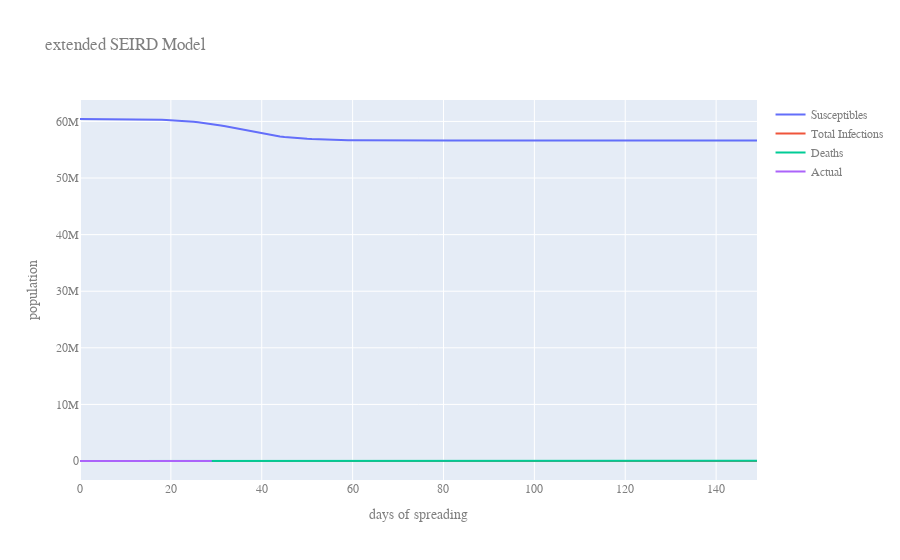

Notebook code cell kept with this figure:
### Markdown cell above
## SIR epidemic model

### Code cell
deaths_multiplier = 1
fit_range = (0, 30)
df = pd.read_csv('../data/dpc-covid19-ita-andamento-nazionale.csv').drop('stato',1)
N = populations['Italy']
y_fit = deaths_multiplier*df['deceduti'].iloc[fit_range[0]:fit_range[1]].values # variable to fit
D0 = deaths_multiplier*df['deceduti'].iloc[fit_range[0]]
I0 = df['totale_positivi'].iloc[fit_range[0]]
R0 = df['dimessi_guariti'].iloc[fit_range[0]]
S0 = N - I0 - R0 - D0 
time_range = 300
beta, gamma, theta = calibrate_SIR(
    y = y_fit,
    fit_range = fit_range,
    N = N,
    S0 = S0,
    I0 = I0,
    R0 = R0,
    D0 = D0,
    bounds= [
        (-90000, 90000), #beta
        (-90000, 90000),#gamma
        (-90000, 90000),#theta
       ],
    plot_range = 150,
    plot_output = ['S','I','D']
)

### Figure 1 — Plotly figure (JSON) as saved in the notebook; plotly's stock layout.template omitted (floating-point values rounded to 4 significant figures; data arrays with more than 128 entries replaced by an {"elided": "..."} marker saying what was removed)
{"data": [{"mode": "lines", "name": "Susceptibles", "type": "scatter", "x": {"elided": "150 int values"}, "y": {"elided": "150 float values"}}, {"mode": "lines", "name": "Total Infections", "type": "scatter", "x": {"elided": "150 int values"}, "y": {"elided": "150 float values"}}, {"mode": "lines", "name": "Deaths", "type": "scatter", "x": {"elided": "150 int values"}, "y": {"elided": "150 float values"}}, {"mode": "lines", "name": "Actual", "type": "scatter", "x": [0, 1, 2, 3, 4, 5, 6, 7, 8, 9, 10, 11, 12, 13, 14, 15, 16, 17, 18, 19, 20, 21, 22, 23, 24, 25, 26, 27, 28, 29], "y": [7, 10, 12, 17, 21, 29, 34, 52, 79, 107, 148, 197, 233, 366, 463, 631, 827, 1016, 1266, 1441, 1809, 2158, 2503, 2978, 3405, 4032, 4825, 5476, 6077, 6820]}], "layout": {"font": {"color": "#7f7f7f", "family": "Courier New, monospace", "size": 12}, "title": {"text": "extended SEIRD Model"}, "xaxis": {"title": {"text": "days of spreading"}}, "yaxis": {"title": {"text": "population"}}}}
